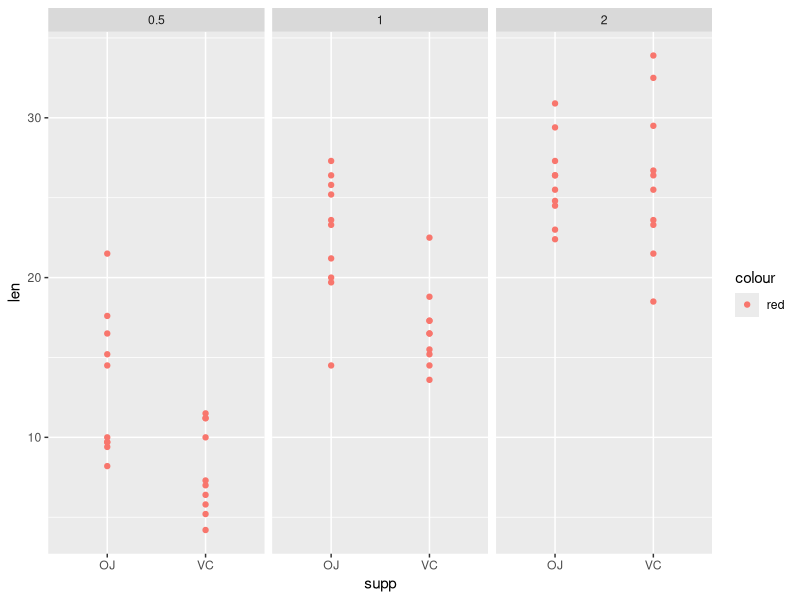

Source code (R):
## ---- chunk 1
knitr::opts_chunk$set(echo = TRUE)
## ---- chunk 2
setwd("C:/Users/MD/Documents/Week4_Statistical_Inference")

## ---- chunk 3
library(datasets)
library(ggplot2)
## ---- chunk 4
data("ToothGrowth")
head(ToothGrowth, 10)
tail(ToothGrowth, 10)
summary(ToothGrowth)
str(ToothGrowth)
## ---- chunk 5
qplot(supp, len, data=ToothGrowth, facets=.~dose,col="red")

## ---- chunk 6
#NULL Hypothesis H0=Mean tooth growth length for supplements "OJ"" and "VC" are equal within the 5% probability level(i.e. difference in means is equal to zero). If p>0.05, reject the NULL hypthesis and accept the alternate hypotheiss below

#Alternative Hypothesis Ha: Difference in mean tooth growth length for supplements "OJ"" and "VC" are NOT equal.

lenOJ<-ToothGrowth$len[ToothGrowth$supp=="OJ"]
lenVC<-ToothGrowth$len[ToothGrowth$supp=="VC"]

# Standard Deviation of tooth growth length for"OJ" and "VC" supplements
sdlenOJ<-sd(lenOJ)
sdlenVC<-sd(lenVC)

sdlenOJ
sdlenVC

#Perform two group t-test using t.test() function in R.

t.test(lenOJ, lenVC, paired = FALSE, var.equal = FALSE)

# Since p-value is >0.05, the NULL hypothesis is rejected. Also the 95% confidence interval shown below includes zero.
## ---- chunk 7

#NULL Hypothesis H0=Mean tooth growth length for doses 0.5 and 1 are equal within the 5% probability level(i.e. difference in means is equal to zero). If p>0.05, reject the NULL hypthesis and accept the alternate hypotheiss below

#Alternative Hypothesis Ha: Difference in mean tooth growth length for doses 0.5 and 1.0 are NOT equal.

len05<-ToothGrowth$len[ToothGrowth$dose=="0.5"]
len10<-ToothGrowth$len[ToothGrowth$dose=="1"]
len20<-ToothGrowth$len[ToothGrowth$dose=="2"]

# Standard Deviation of tooth growth length for"OJ" and "VC" supplements
sdlen05<-sd(len05)
sdlen10<-sd(len10)
sdlen20<-sd(len20)

sdlen05
sdlen10
sdlen20

#Perform two group t-test using t.test() function in R, not paired.

t.test(len05, len10, paired = FALSE, var.equal = FALSE)

#NULL Hypothesis H0=Mean tooth growth length for doses 1 and 2 are equal within the 5% probability level(i.e. difference in means is equal to zero). If p>0.05, reject the NULL hypthesis and accept the alternate hypotheiss below

#Alternative Hypothesis Ha: Difference in mean tooth growth length for doses 1 and 2 are NOT equal.

t.test(len10, len20, paired = FALSE, var.equal = FALSE)

